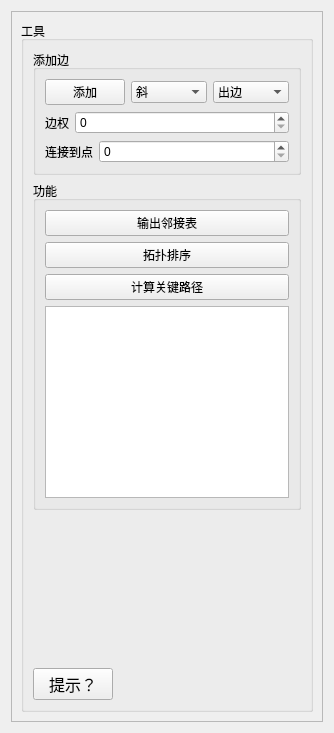
<?xml version="1.0" encoding="UTF-8"?>
<ui version="4.0">
 <class>SideToolEdit</class>
 <widget class="QWidget" name="SideToolEdit">
  <property name="geometry">
   <rect>
    <x>0</x>
    <y>0</y>
    <width>334</width>
    <height>733</height>
   </rect>
  </property>
  <property name="sizePolicy">
   <sizepolicy hsizetype="Preferred" vsizetype="Preferred">
    <horstretch>0</horstretch>
    <verstretch>0</verstretch>
   </sizepolicy>
  </property>
  <property name="windowTitle">
   <string>Form</string>
  </property>
  <layout class="QVBoxLayout" name="verticalLayout">
   <item>
    <widget class="QScrollArea" name="scrollArea">
     <property name="widgetResizable">
      <bool>true</bool>
     </property>
     <widget class="QWidget" name="scrollAreaWidgetContents_3">
      <property name="geometry">
       <rect>
        <x>0</x>
        <y>0</y>
        <width>310</width>
        <height>709</height>
       </rect>
      </property>
      <layout class="QVBoxLayout" name="verticalLayout_7">
       <item>
        <widget class="QGroupBox" name="groupBox">
         <property name="sizePolicy">
          <sizepolicy hsizetype="Expanding" vsizetype="Preferred">
           <horstretch>0</horstretch>
           <verstretch>0</verstretch>
          </sizepolicy>
         </property>
         <property name="font">
          <font>
           <pointsize>9</pointsize>
          </font>
         </property>
         <property name="title">
          <string>工具</string>
         </property>
         <layout class="QVBoxLayout" name="verticalLayout_6">
          <item>
           <widget class="QGroupBox" name="addEdgeGroup">
            <property name="enabled">
             <bool>true</bool>
            </property>
            <property name="sizePolicy">
             <sizepolicy hsizetype="Expanding" vsizetype="Fixed">
              <horstretch>0</horstretch>
              <verstretch>0</verstretch>
             </sizepolicy>
            </property>
            <property name="title">
             <string>添加边</string>
            </property>
            <layout class="QVBoxLayout" name="verticalLayout_4">
             <item>
              <layout class="QHBoxLayout" name="horizontalLayout_3">
               <item>
                <widget class="QPushButton" name="addEdgeButton">
                 <property name="sizePolicy">
                  <sizepolicy hsizetype="Preferred" vsizetype="Fixed">
                   <horstretch>0</horstretch>
                   <verstretch>0</verstretch>
                  </sizepolicy>
                 </property>
                 <property name="font">
                  <font>
                   <pointsize>9</pointsize>
                  </font>
                 </property>
                 <property name="text">
                  <string>添加</string>
                 </property>
                </widget>
               </item>
               <item>
                <widget class="QComboBox" name="styleBox">
                 <property name="sizePolicy">
                  <sizepolicy hsizetype="Preferred" vsizetype="Fixed">
                   <horstretch>0</horstretch>
                   <verstretch>0</verstretch>
                  </sizepolicy>
                 </property>
                 <property name="font">
                  <font>
                   <pointsize>9</pointsize>
                  </font>
                 </property>
                 <item>
                  <property name="text">
                   <string>斜</string>
                  </property>
                 </item>
                 <item>
                  <property name="text">
                   <string>横竖</string>
                  </property>
                 </item>
                 <item>
                  <property name="text">
                   <string>竖横</string>
                  </property>
                 </item>
                </widget>
               </item>
               <item>
                <widget class="QComboBox" name="directBox">
                 <property name="sizePolicy">
                  <sizepolicy hsizetype="Preferred" vsizetype="Fixed">
                   <horstretch>0</horstretch>
                   <verstretch>0</verstretch>
                  </sizepolicy>
                 </property>
                 <property name="font">
                  <font>
                   <pointsize>9</pointsize>
                  </font>
                 </property>
                 <item>
                  <property name="text">
                   <string>出边</string>
                  </property>
                 </item>
                 <item>
                  <property name="text">
                   <string>入边</string>
                  </property>
                 </item>
                </widget>
               </item>
              </layout>
             </item>
             <item>
              <layout class="QHBoxLayout" name="horizontalLayout_8">
               <item>
                <widget class="QLabel" name="label_13">
                 <property name="sizePolicy">
                  <sizepolicy hsizetype="Fixed" vsizetype="Preferred">
                   <horstretch>0</horstretch>
                   <verstretch>0</verstretch>
                  </sizepolicy>
                 </property>
                 <property name="font">
                  <font>
                   <pointsize>9</pointsize>
                  </font>
                 </property>
                 <property name="text">
                  <string>边权</string>
                 </property>
                </widget>
               </item>
               <item>
                <widget class="QSpinBox" name="lengthSpinBox"/>
               </item>
              </layout>
             </item>
             <item>
              <layout class="QHBoxLayout" name="horizontalLayout_2">
               <item>
                <widget class="QLabel" name="label">
                 <property name="sizePolicy">
                  <sizepolicy hsizetype="Fixed" vsizetype="Preferred">
                   <horstretch>0</horstretch>
                   <verstretch>0</verstretch>
                  </sizepolicy>
                 </property>
                 <property name="font">
                  <font>
                   <pointsize>9</pointsize>
                  </font>
                 </property>
                 <property name="text">
                  <string>连接到点</string>
                 </property>
                </widget>
               </item>
               <item>
                <widget class="QSpinBox" name="vexBox">
                 <property name="sizePolicy">
                  <sizepolicy hsizetype="Preferred" vsizetype="Fixed">
                   <horstretch>0</horstretch>
                   <verstretch>0</verstretch>
                  </sizepolicy>
                 </property>
                 <property name="font">
                  <font>
                   <pointsize>9</pointsize>
                  </font>
                 </property>
                 <property name="maximum">
                  <number>10000</number>
                 </property>
                </widget>
               </item>
              </layout>
             </item>
            </layout>
           </widget>
          </item>
          <item>
           <widget class="QGroupBox" name="useBox">
            <property name="sizePolicy">
             <sizepolicy hsizetype="Preferred" vsizetype="Fixed">
              <horstretch>0</horstretch>
              <verstretch>0</verstretch>
             </sizepolicy>
            </property>
            <property name="title">
             <string>功能</string>
            </property>
            <layout class="QVBoxLayout" name="verticalLayout_5">
             <item>
              <widget class="QPushButton" name="button_list">
               <property name="sizePolicy">
                <sizepolicy hsizetype="Preferred" vsizetype="Fixed">
                 <horstretch>0</horstretch>
                 <verstretch>0</verstretch>
                </sizepolicy>
               </property>
               <property name="font">
                <font>
                 <pointsize>9</pointsize>
                </font>
               </property>
               <property name="text">
                <string>输出邻接表</string>
               </property>
              </widget>
             </item>
             <item>
              <widget class="QPushButton" name="button_sort">
               <property name="text">
                <string>拓扑排序</string>
               </property>
              </widget>
             </item>
             <item>
              <widget class="QPushButton" name="button_aoe">
               <property name="text">
                <string>计算关键路径</string>
               </property>
              </widget>
             </item>
             <item>
              <widget class="QTextEdit" name="textEdit">
               <property name="sizePolicy">
                <sizepolicy hsizetype="Preferred" vsizetype="Preferred">
                 <horstretch>0</horstretch>
                 <verstretch>0</verstretch>
                </sizepolicy>
               </property>
               <property name="maximumSize">
                <size>
                 <width>16777215</width>
                 <height>200</height>
                </size>
               </property>
               <property name="readOnly">
                <bool>true</bool>
               </property>
              </widget>
             </item>
            </layout>
           </widget>
          </item>
          <item>
           <layout class="QVBoxLayout" name="verticalLayout_2">
            <property name="spacing">
             <number>0</number>
            </property>
            <property name="sizeConstraint">
             <enum>QLayout::SetFixedSize</enum>
            </property>
            <item>
             <widget class="QWidget" name="widget" native="true"/>
            </item>
           </layout>
          </item>
          <item>
           <widget class="QPushButton" name="tipsButton">
            <property name="sizePolicy">
             <sizepolicy hsizetype="Fixed" vsizetype="Fixed">
              <horstretch>0</horstretch>
              <verstretch>0</verstretch>
             </sizepolicy>
            </property>
            <property name="font">
             <font>
              <pointsize>12</pointsize>
             </font>
            </property>
            <property name="text">
             <string>提示？</string>
            </property>
           </widget>
          </item>
         </layout>
        </widget>
       </item>
      </layout>
     </widget>
    </widget>
   </item>
  </layout>
 </widget>
 <resources/>
 <connections/>
</ui>
